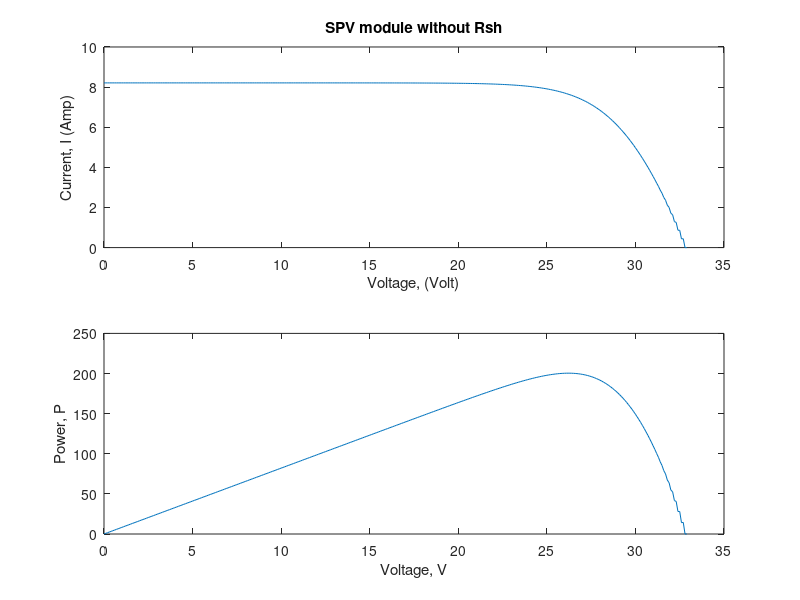

MATLAB code to generate this figure:

k = 1.38065e-23;
q = 1.602e-19;

iscn = 8.21;
vocn = 32.9;
kv = -0.123;
ki = 0.0032;   

ns = 54;
t = 25+273;
tn = 25+273;
gn = 1000;
a = 1.3;
eg = 1.12;


g = 1000;
rs=.231;
rp=9999999999999999990;


vtn = ns*(k*tn/q);
ion = iscn/((exp(vocn/(a*vtn)))-1)
io = ion*((tn/t)^3)*exp(((q*eg/(a*k))*((1/tn)-(1/t))));

Ipvn = iscn;
Ipv = (Ipvn + ki*(t-tn)) * (g/gn);
vt = ns * (k*t / q);

I = zeros(330,1);


i = 1;

I(1,1) = 0;


for v = 32.9:-0.1:0
    I_part = io * (exp((v+(I(i,1)*rs)) / (vt*a)) -1) + ((v+(rs*I(i,1))) / rp);
    I(i+1) = Ipv - I_part;
    v1(i) = v;
    p(i) = v*I(i);
    i = i + 1;
end


v1(i) = v1(i-1);
p(i) = p(i-1);
v1 = transpose(v1);

subplot(2,1,1)
plot(v1,I);


xlabel('Voltage, (Volt)');
ylabel('Current, I (Amp)');
title('SPV module without Rsh');


subplot(2,1,2);
plot(v1,p);

xlabel('Voltage, V');
ylabel('Power, P');

